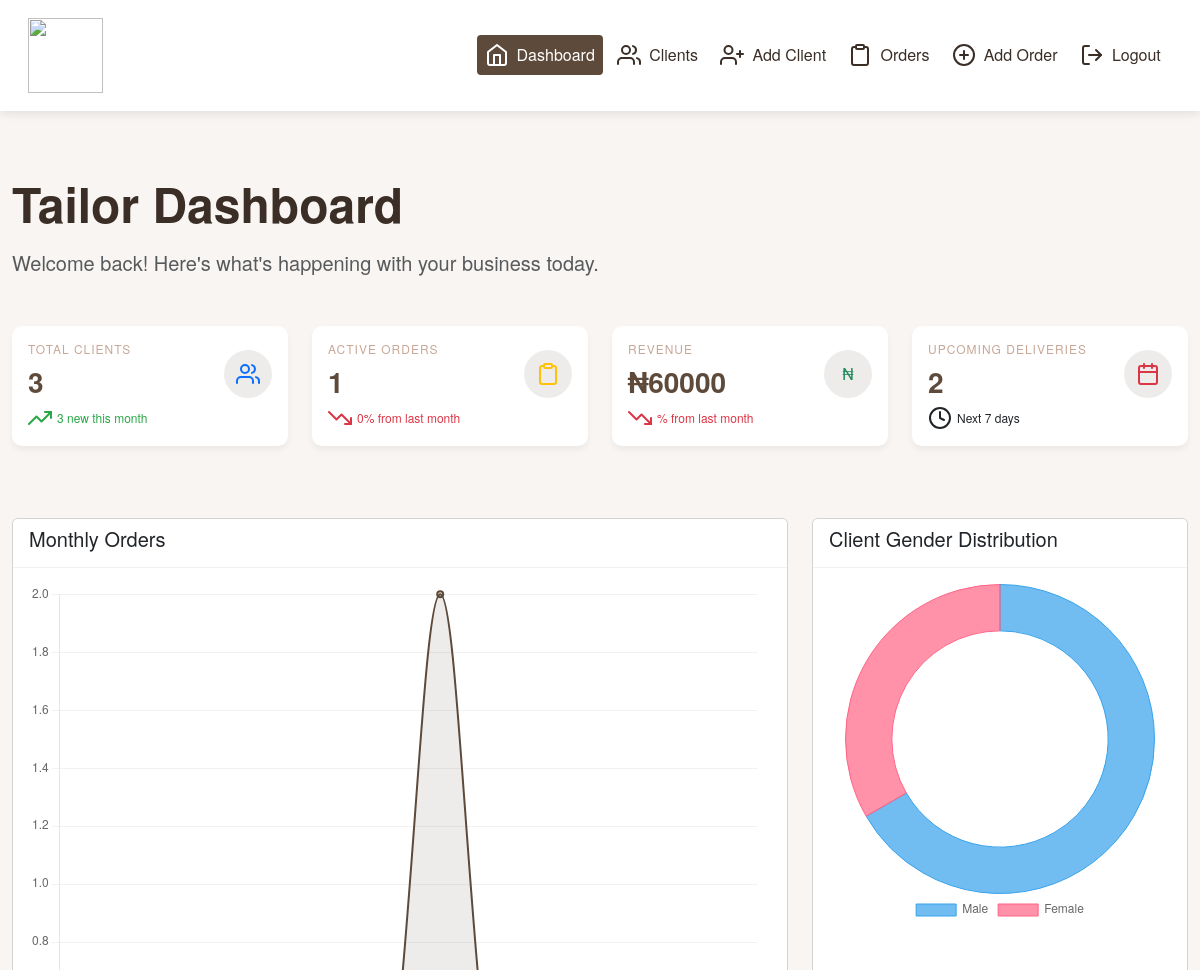
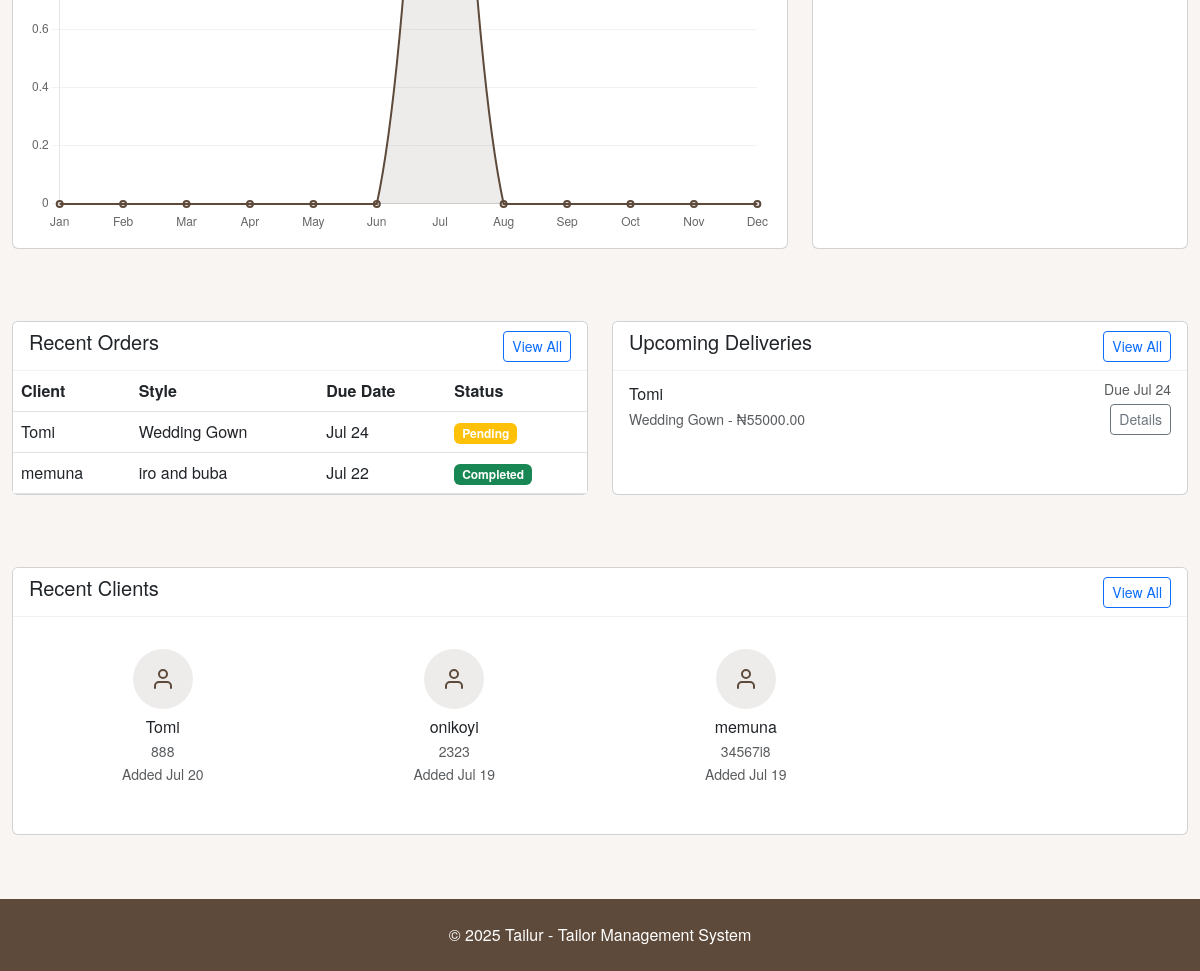
/dashboard/ (signed in), run on the app's committed database (2 pictures, top to bottom).
### main/models.py (models this page shows, shortened)
class Order(models.Model):
    client = models.ForeignKey(Client, on_delete=models.CASCADE)
    style_name = models.CharField(max_length=100)
    fabric_type = models.CharField(max_length=100, blank=True, null=True)
    price = models.DecimalField(max_digits=10, decimal_places=2)
    due_date = models.DateField()
    delivery_status = models.CharField(max_length=50, choices=[('pending', 'Pending'), ('completed', 'Completed')], default='pending')
    notes = models.TextField(blank=True, null=True)
    created_at = models.DateTimeField(auto_now_add=True)

class Client(models.Model):
    user = models.ForeignKey(User, on_delete=models.CASCADE)  # tailor account
    name = models.CharField(max_length=100)
    phone = models.CharField(max_length=20)
    address = models.TextField(blank=True, null=True)
    gender = models.CharField(max_length=10, choices=[('Male', 'Male'), ('Female', 'Female')], default="Male")
    date_added = models.DateTimeField(auto_now_add=True)

### main/views.py (the view)
# urls.py: path('dashboard/', views.dashboard, name='dashboard'),  # Dashboard URL
@login_required
def dashboard(request):
    total_clients = Client.objects.filter(user=request.user).count()
    new_clients_this_month = Client.objects.filter(
        user=request.user,
        date_added__month=datetime.now().month
    ).count()
    active_orders = Order.objects.filter(client__user=request.user, delivery_status='pending').count()
    completed_orders = Order.objects.filter(client__user=request.user, delivery_status='completed').count()
    orders_change = 0  # Calculate percentage change from last month
    monthly_revenue = Order.objects.filter(
        client__user=request.user,
        created_at__month=datetime.now().month
    ).aggregate(Sum('price'))['price__sum'] or 0
    upcoming_deliveries = Order.objects.filter(
        client__user=request.user,
        due_date__range=[datetime.now(), datetime.now() + timedelta(days=7)]
    ).count()
    recent_orders = Order.objects.filter(client__user=request.user).order_by('-created_at')[:5]
    upcoming_orders = Order.objects.filter(
        client__user=request.user,
        delivery_status='pending'
    ).order_by('due_date')[:5]
    recent_clients = Client.objects.filter(user=request.user).order_by('-date_added')[:4]
    month_labels = ["Jan", "Feb", "Mar", "Apr", "May", "Jun", "Jul", "Aug", "Sep", "Oct", "Nov", "Dec"]
    order_counts = [Order.objects.filter(
        client__user=request.user,
        created_at__month=i+1
    ).count() for i in range(12)]
    gender_distribution = [
        Client.objects.filter(user=request.user, gender='Male').count(),
        Client.objects.filter(user=request.user, gender='Female').count()
    ]
    return render(request, 'dashboard.html', {
        'total_clients': total_clients,
        'new_clients_this_month': new_clients_this_month,
        'active_orders': active_orders,
        'orders_change': orders_change,
        'monthly_revenue': monthly_revenue,
        'upcoming_deliveries': upcoming_deliveries,
        'recent_orders': recent_orders,
        'upcoming_orders': upcoming_orders,
        'recent_clients': recent_clients,
        'month_labels': month_labels,
        'order_counts': order_counts,
        'gender_distribution': gender_distribution,
    })

### main/templates/dashboard.html (shortened to what this page needs)
{% extends "base.html" %}
{% load static %}
{% block content %}
<div class="dashboard-container">
    <div class="dashboard-header mb-5">
        <h1 class="display-5 fw-bold mb-3">Tailor Dashboard</h1>
        <p class="lead text-muted">Welcome back! Here's what's happening with your business today.</p>
    </div>
    <div class="row mb-5">
        <div class="col-md-3 mb-4">
            <div class="card stat-card">
                <div class="card-body">
                    <div class="d-flex justify-content-between align-items-center">
                        <div>
                            <h6 class="stat-title">TOTAL CLIENTS</h6>
                            <h3 class="stat-value">{{ total_clients }}</h3>
                        </div>
                        <div class="stat-icon">
                            <i data-feather="users" class="text-primary"></i>
                        </div>
                    </div>
                    <div class="stat-change positive">
                        <i data-feather="trending-up"></i> {{ new_clients_this_month }} new this month
                    </div>
                </div>
            </div>
        </div>
        <div class="col-md-3 mb-4">
            <div class="card stat-card">
                <div class="card-body">
                    <div class="d-flex justify-content-between align-items-center">
                        <div>
                            <h6 class="stat-title">ACTIVE ORDERS</h6>
                            <h3 class="stat-value">{{ active_orders }}</h3>
                        </div>
                        <div class="stat-icon">
                            <i data-feather="clipboard" class="text-warning"></i>
                        </div>
                    </div>
                    <div class="stat-change {% if orders_change > 0 %}positive{% else %}negative{% endif %}">
                        <i data-feather="{% if orders_change > 0 %}trending-up{% else %}trending-down{% endif %}"></i>
                        {{ orders_change }}% from last month
                    </div>
                </div>
            </div>
        </div>
        <div class="col-md-3 mb-4">
            <div class="card stat-card">
                <div class="card-body">
                    <div class="d-flex justify-content-between align-items-center">
                        <div>
                            <h6 class="stat-title">REVENUE</h6>
                            <h3 class="stat-value">₦{{ monthly_revenue }}</h3>
                        </div>
                        <div class="stat-icon">
                            <span class="text-success">₦</span>
                        </div>
                    </div>
                    <div class="stat-change {% if revenue_change > 0 %}positive{% else %}negative{% endif %}">
                        <i data-feather="{% if revenue_change > 0 %}trending-up{% else %}trending-down{% endif %}"></i>
                        {{ revenue_change }}% from last month
                    </div>
                </div>
            </div>
        </div>
        <div class="col-md-3 mb-4">
            <div class="card stat-card">
                <div class="card-body">
                    <div class="d-flex justify-content-between align-items-center">
                        <div>
                            <h6 class="stat-title">UPCOMING DELIVERIES</h6>
                            <h3 class="stat-value">{{ upcoming_deliveries }}</h3>
                        </div>
                        <div class="stat-icon">
                            <i data-feather="calendar" class="text-danger"></i>
                        </div>
                    </div>
                    <div class="stat-change">
                        <i data-feather="clock"></i> Next 7 days
                    </div>
                </div>
            </div>
        </div>
    </div>
    <div class="row mb-5">
        <div class="col-md-8 mb-4">
            <div class="card h-100">
                <div class="card-header">
                    <h5>Monthly Orders</h5>
                </div>
                <div class="card-body">
                    <canvas id="ordersChart" height="250"></canvas>
                </div>
            </div>
        </div>
        <div class="col-md-4 mb-4">
            <div class="card h-100">
                <div class="card-header">
                    <h5>Client Gender Distribution</h5>
                </div>
                <div class="card-body">
                    <canvas id="genderChart" height="250"></canvas>
                </div>
            </div>
        </div>
    </div>
    <div class="row mb-5">
        <div class="col-md-6 mb-4">
            <div class="card h-100">
                <div class="card-header d-flex justify-content-between align-items-center">
                    <h5>Recent Orders</h5>
                    <a href="{% url 'list_orders' %}" class="btn btn-sm btn-outline-primary">View All</a>
                </div>
                <div class="card-body p-0">
                    <div class="table-responsive">
                        <table class="table table-hover mb-0">
                            <thead>
                                <tr>
                                    <th>Client</th>
                                    <th>Style</th>
                                    <th>Due Date</th>
                                    <th>Status</th>
                                </tr>
                            </thead>
                            <tbody>
                                {% for order in recent_orders %}
                                <tr>
                                    <td>{{ order.client.name }}</td>
                                    <td>{{ order.style_name }}</td>
                                    <td>{{ order.due_date|date:"M d" }}</td>
                                    <td>
                                        <span class="badge bg-{% if order.delivery_status == 'completed' %}success{% else %}warning{% endif %}">
                                            {{ order.delivery_status|title }}
                                        </span>
                                    </td>
                                </tr>
                                {% endfor %}
                            </tbody>
                        </table>
                    </div>
                </div>
            </div>
        </div>
        <div class="col-md-6 mb-4">
            <div class="card h-100">
                <div class="card-header d-flex justify-content-between align-items-center">
                    <h5>Upcoming Deliveries</h5>
                    <a href="{% url 'list_orders' %}?delivery_status=pending" class="btn btn-sm btn-outline-primary">View All</a>
                </div>
                <div class="card-body p-0">
                    <div class="list-group list-group-flush">
                        {% for order in upcoming_orders %}
                        <div class="list-group-item">
                            <div class="d-flex justify-content-between align-items-center">
                                <div>
                                    <h6 class="mb-1">{{ order.client.name }}</h6>
                                    <small class="text-muted">{{ order.style_name }} - ₦{{ order.price }}</small>
                                </div>
                                <div class="text-end">
                                    <small class="d-block text-{% if order.is_urgent %}danger{% else %}muted{% endif %}">
                                        Due {{ order.due_date|date:"M d" }}
                                    </small>
                                    <a href="{% url 'list_orders' %}" class="btn btn-sm btn-outline-secondary mt-1">Details</a>
                                </div>
                            </div>
                        </div>
                        {% endfor %}
                    </div>
                </div>
            </div>
        </div>
    </div>
    <div class="row">
        <div class="col-12">
            <div class="card">
                <div class="card-header d-flex justify-content-between align-items-center">
                    <h5>Recent Clients</h5>
                    <a href="{% url 'list_clients' %}" class="btn btn-sm btn-outline-primary">View All</a>
                </div>
                <div class="card-body">
                    <div class="row">
                        {% for client in recent_clients %}
                        <div class="col-md-3 col-6 mb-3">
                            <div class="client-card text-center">
                                <div class="client-avatar mb-2">
                                    <i data-feather="user" class="client-icon"></i>
                                </div>
                                <h6 class="mb-1">{{ client.name }}</h6>
                                <small class="text-muted d-block">{{ client.phone }}</small>
                                <small class="text-muted">Added {{ client.date_added|date:"M d" }}</small>
                            </div>
                        </div>
                        {% endfor %}
                    </div>
                </div>
            </div>
        </div>
    </div>
</div>
{% endblock %}
{% block extra_js %}
<script>
    document.addEventListener('DOMContentLoaded', function() {
        feather.replace();
        // Orders Chart
        const ordersCtx = document.getElementById('ordersChart').getContext('2d');
        const ordersChart = new Chart(ordersCtx, {
            type: 'line',
            data: {
                labels: {{ month_labels|safe }},
                datasets: [{
                    label: 'Orders',
                    data: {{ order_counts|safe }},
                    backgroundColor: 'rgba(94, 74, 58, 0.1)',
                    borderColor: 'rgba(94, 74, 58, 1)',
                    borderWidth: 2,
                    tension: 0.3,
                    fill: true
                }]
            },
            options: {
                responsive: true,
                plugins: {
                    legend: {
                        display: false
                    }
                },
                scales: {
                    y: {
                        beginAtZero: true,
                        grid: {
                            display: true,
                            color: "rgba(0, 0, 0, 0.05)"
                        }
                    },
                    x: {
                        grid: {
                            display: false
                        }
                    }
                }
            }
        });
        // Gender Chart
        const genderCtx = document.getElementById('genderChart').getContext('2d');
        const genderChart = new Chart(genderCtx, {
            type: 'doughnut',
            data: {
                labels: ['Male', 'Female'],
                datasets: [{
                    data: {{ gender_distribution|safe }},
                    backgroundColor: [
                        'rgba(54, 162, 235, 0.7)',
                        'rgba(255, 99, 132, 0.7)'
                    ],
                    borderColor: [
                        'rgba(54, 162, 235, 1)',
                        'rgba(255, 99, 132, 1)'
                    ],
                    borderWidth: 1
                }]
            },
            options: {
                responsive: true,
                plugins: {
                    legend: {
                        position: 'bottom'
                    }
                },
                cutout: '70%'
            }
        });
    });
</script>
{% endblock %}

### data on the page
Order: client.name "Tomi", style_name "Wedding Gown", due_date "Jul 24", delivery_status "Pending", price "55000.00"
Order: client.name "memuna", style_name "iro and buba", due_date "Jul 22", delivery_status "Completed"
Client: name "Tomi", phone "888", date_added "Jul 20"
Client: name "onikoyi", phone "2323", date_added "Jul 19"
Client: name "memuna", phone "34567i8", date_added "Jul 19"

### other printed values
{{ total_clients }} "3"
{{ new_clients_this_month }} "3"
{{ active_orders }} "1"
{{ orders_change }} "0"
{{ monthly_revenue }} "60000"
{{ upcoming_deliveries }} "2"
chart data {{ month_labels|safe }} ['Jan', 'Feb', 'Mar', 'Apr', 'May', 'Jun', 'Jul', 'Aug', 'Sep', 'Oct', 'Nov', 'Dec']
chart data {{ order_counts|safe }} [0, 0, 0, 0, 0, 0, 2, 0, 0, 0, 0, 0]
chart data {{ gender_distribution|safe }} [2, 1]
